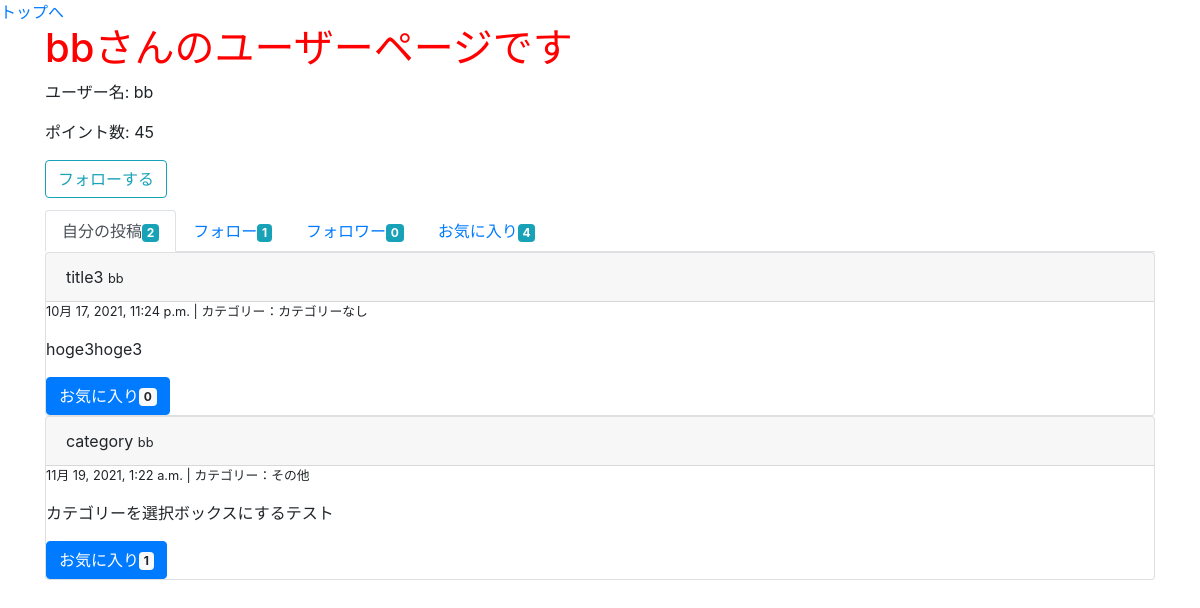
The page /user/3/ (signed in) on the database as committed earlier.
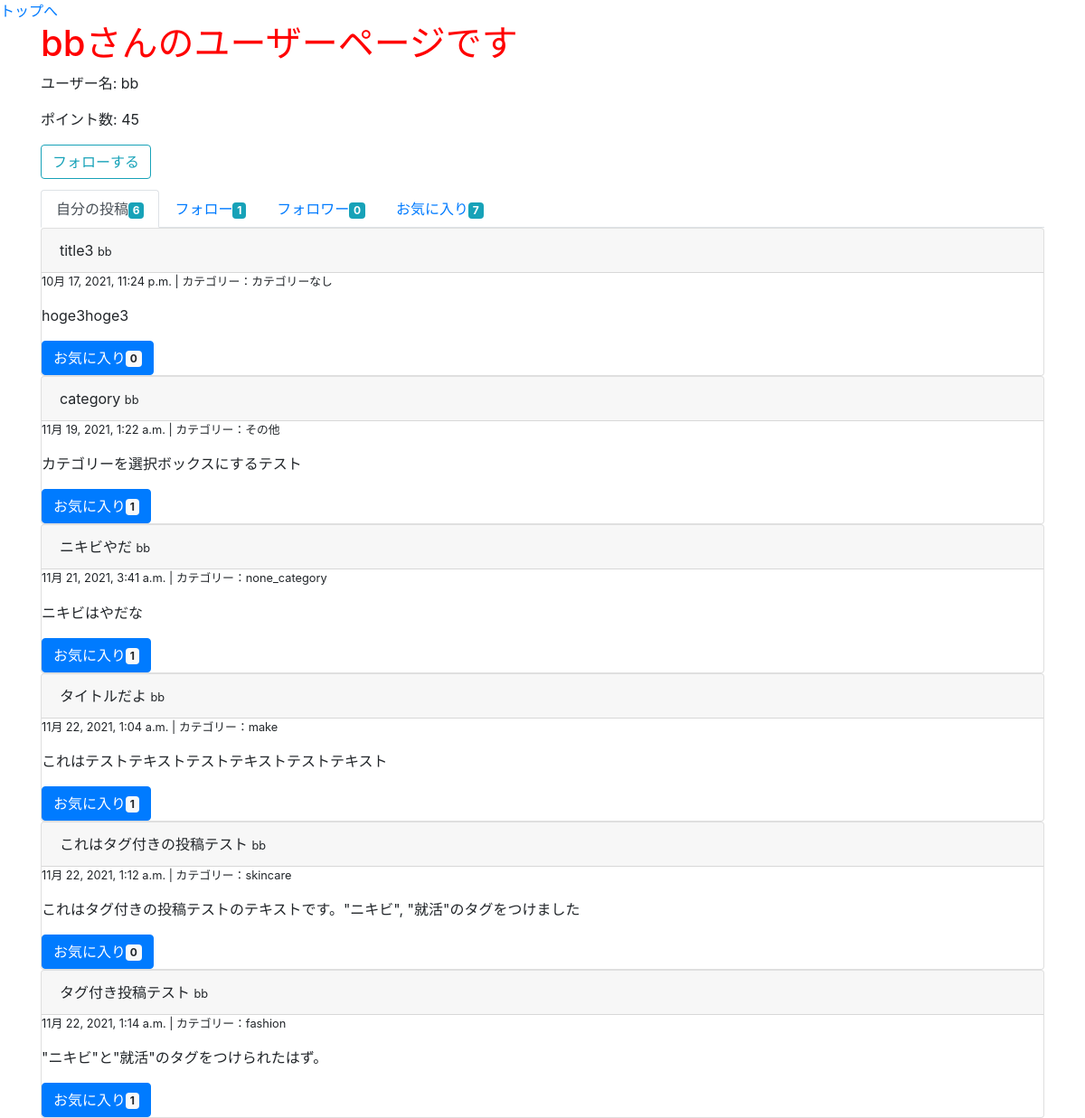
The same page on the database as committed later.
### groomings/models.py (models this page shows, shortened)
class User(AbstractBaseUser, PermissionsMixin):
    username = models.CharField(max_length=150)
    email = models.EmailField(max_length=255, unique=True)
    point = models.IntegerField(default=50, validators=[MinValueValidator(0)])
    follow = models.ManyToManyField(
        'self', blank=True, symmetrical=False, related_name="follower"
    )
    is_active = models.BooleanField(default=True)
    is_staff = models.BooleanField(default=False) # 管理画面にログインできるかどうか
    USERNAME_FIELD = 'email' # このテーブルのレコードを一意に識別
    REQUIRED_FIELDS = ['username'] # スーパーユーザー作成時に入力する(emailとパスワードは必須だからそれ以外で)
    objects = UserManager()
    class Meta:
        db_table = 'user'

class Date(models.Model):
    created_at = models.DateTimeField(default=now)
    class Meta:
        abstract = True

class Post(Date):
    title = models.CharField(max_length=30, null=True, blank=True)
    image = models.FileField(upload_to='post_image/', null=True)
    text = models.TextField(null=True, blank=True)
    user = models.ForeignKey(
        'User', on_delete=models.CASCADE, related_name="user_post"
    )
    favorite = models.ManyToManyField(User, related_name="user_favo_post")
    category = models.CharField(max_length=15, default='カテゴリーなし')
    class Meta:
        db_table = 'post'

### groomings/views.py (the view)
# urls.py: path(r'user/<int:user_id>/', views.user, name = 'user'), # ユーザー個人ページ
@login_required
def user(request, user_id):
    user = User.objects.get(pk=user_id)
    my_follows = request.user.follow.all()
    posts = user.user_post.all()
    return render(request, 'groomings/user.html', context={"page_owner": user, "my_follows": my_follows, "posts": posts})

### groomings/templatetags/tag_event.py (called while the page is built)
@register.filter(name="count_favo")
def count_favo(post):
    return post.favorite.all().count()

@register.filter(name="count_follow")
def count_follow(user):
    return user.follow.all().count()

@register.filter(name="count_follower")
def count_follwer(user):
    return user.follower.all().count()

@register.filter(name="count_my_post")
def count_my_post(user):
    return user.user_post.all().count()

@register.filter(name="count_my_favo")
def count_my_favo(user):
    return user.user_favo_post.all().count()

### groomings/templates/groomings/user.html
{% extends "groomings/_user.html" %}
{% load tag_event %}
{% block posts %}
  <ul class="nav nav-tabs">
    <li class="nav-item"><a href="{% url 'groomings:user' page_owner.id %}" class="nav-link active">自分の投稿<span class="badge badge-info">{{ page_owner | count_my_post }}</span></a></li>
    <li class="nav-item"><a href="{% url 'groomings:followee' page_owner.id %}" class="nav-link">フォロー<span class="badge badge-info">{{ page_owner | count_follow }}</span></a></li>
    <li class="nav-item"><a href="{% url 'groomings:follower' page_owner.id %}" class="nav-link">フォロワー<span class="badge badge-info">{{ page_owner | count_follower }}</span></a></li>
    <li class="nav-item"><a href="{% url 'groomings:user_favo' page_owner.id %}" class="nav-link">お気に入り<span class="badge badge-info">{{ page_owner | count_my_favo }}</span></a></li>
  </ul>
  {% for post in posts %}
    <div class="post card">
      <div class="card-header">
        {{ post.title }}
        <small>{{ post.user.username }}</small>
      </div>
      <div class="body">
        <p class="small">{{ post.created_at }} | カテゴリー：{{ post.category }}</p>
        <p>{{ post.text }}</p>
        <button class="btn btn-primary">お気に入り<span class="badge badge-light">{{ post | count_favo }}</span></button>
      </div>
    </div>
  {% endfor %}
{% endblock %}

### groomings/templates/groomings/_user.html (shortened to what this page needs)
{% extends "groomings/base.html" %}
{% block content %}
  <h1 >{{ page_owner.username }}さんのユーザーページです</h1>
  <div class="card-title">
    <p>ユーザー名: {{ page_owner.username }}</p>
    <p>ポイント数: {{ page_owner.point }}</p>
    {% if page_owner != request.user %}
      {% if page_owner in my_follows %}
      <a href="{% url 'groomings:unfollow' page_owner.id %}" class="btn btn-outline-danger">フォロー解除</a>
      {% else %}
      <a href="{% url 'groomings:follow' page_owner.id %}" class="btn btn-outline-info">フォローする</a>
      {% endif %}
    {% endif %}
  </div>
  <div>
    {% block posts %}{% endblock %}
  </div>
{% endblock %}

Rows that differ between the two databases and show on the page:
computed for User "bb": id "2" → "6"; id "4" → "7"
added Post: title "ニキビやだ", user.username "bb", created_at "11月 21, 2021, 3:41 a.m.", category "none_category", text "ニキビはやだな", id "1"
added Post: title "タイトルだよ", user.username "bb", created_at "11月 22, 2021, 1:04 a.m.", category "make", text "これはテストテキストテストテキストテストテキスト", id "1"
added Post: title "これはタグ付きの投稿テスト", user.username "bb", created_at "11月 22, 2021, 1:12 a.m.", category "skincare", text "これはタグ付きの投稿テストのテキストです。\"ニキビ\", \"就活\"のタグをつけました", id "0"
added Post: title "タグ付き投稿テスト", user.username "bb", created_at "11月 22, 2021, 1:14 a.m.", category "fashion", text "\"ニキビ\"と\"就活\"のタグをつけられたはず。", id "1"
